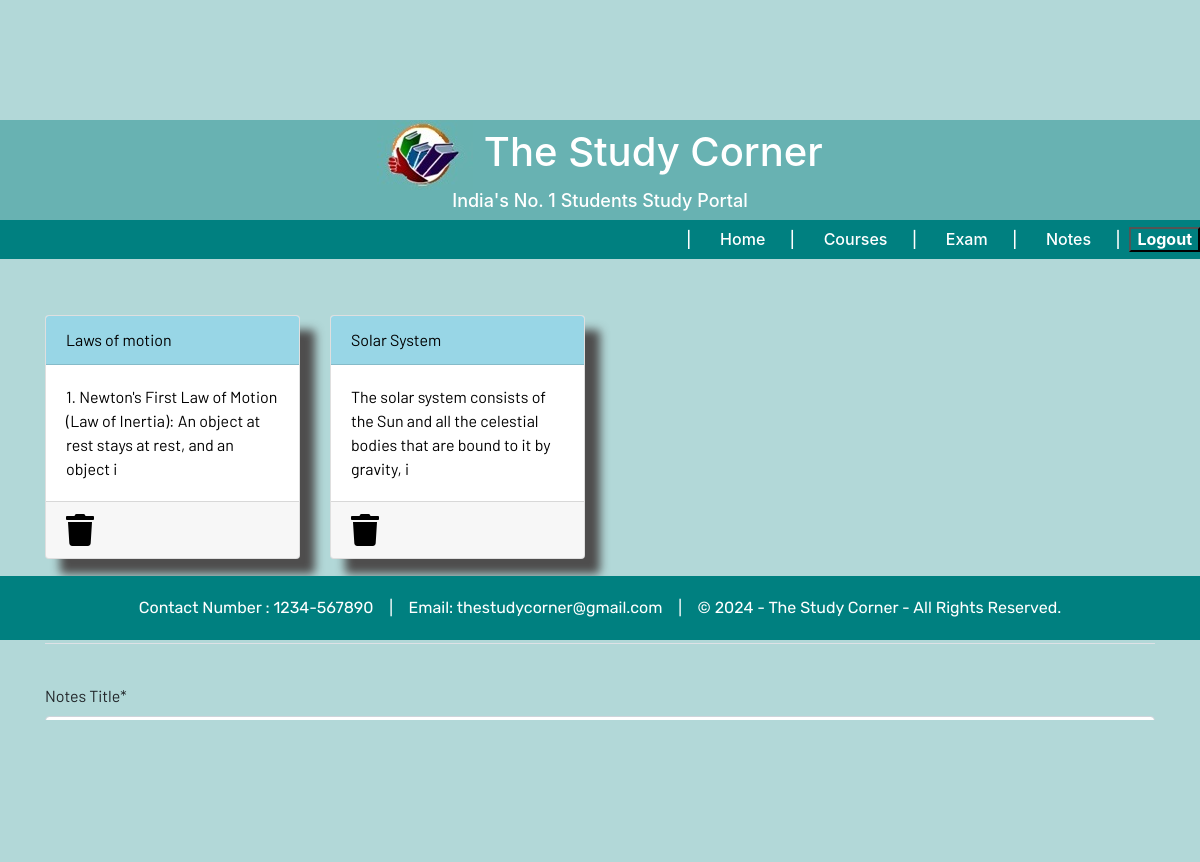
/user/admin/notes (signed in), run on the app's committed database.
### PortalApp/models.py (models this page shows, shortened)
class Notes(models.Model):
    user = models.ForeignKey(User,on_delete=models.CASCADE)
    title = models.CharField(max_length=200)
    Desc = models.TextField()
    class Meta:
        verbose_name = 'notes'
        verbose_name_plural = 'notes'

### PortalApp/views.py (the view)
# urls.py: path('admin/notes', views.notes, name='notes'),
@login_required
@user_passes_test(lambda u: u.is_staff)
def notes(request):
    if request.method == 'POST':
        form = NotesForms(request.POST)
        if form.is_valid():
            note = Notes(user=request.user,title=request.POST['title'],Desc=request.POST['Desc'])
            note.save()
        messages.success(request,f"Notes Added from { request.user.username} Successfully !")
        return redirect("notes")
    else:
        form = NotesForms()
    note = Notes.objects.filter(user=request.user)
    context = {
         'notes' : note,
         'form' : form
    }
    return render(request,"notes.html",context=context)

### PortalApp/forms.py
class NotesForms(forms.ModelForm):
    class Meta:
        model = Notes
        fields = ['title','Desc']
        labels = {
            'title' :   'Notes Title',
            'Desc'  :   'Notes Description'
        }

### templates/notes.html (shortened to what this page needs)
{% extends 'base.html' %}
{% load static %}
{% load crispy_forms_tags %}
{% block content %}
{% if notes %}
<div class="container">
    <div class="row">
        {% for note in notes %}
        <div class="col-md-3">
            <a href="{% url 'detail_notes' note.id %}">
                <div class="card">
                    <div class="card-header">{{ note.title }}</div>
                    <div class="card-body">{{ note.Desc|slice:"0:100" }}</div>
                    {% if user.is_staff %}
                    <div class="card-footer mt-auto">
                        <a href="{% url 'delete_notes' note.id %}">
                            <i class="fa fa-trash fa-2x"></i>
                        </a>
                    </div>
                    {% endif %}
                </div>
            </a>
        </div>
        {% endfor %}
        <br><br>
    </div>
</div>
{% else %}
<p>no notes uploaded </p>
{% endif %}
<br><br>
{% if user.is_staff %}
<div class="container">
    <form method="POST">
        <fieldset class="form-group">
            <legend class="border-bottom mb-4">Create Notes</legend>
        </fieldset>
        {{ form|crispy }}
    </form>
</div>
{% endif %}
{% endblock content %}

### static/css/main.css (style rules this page uses)
html { scroll-behavior: smooth; height: 100%; width: 100%; }
.card { box-shadow: 15px 15px 10px rgb(78, 77, 77); }
a { text-decoration: none !important; color: black; }
.card-header { color: black !important; background: rgb(152, 214, 230) !important; transition: 0.3s ease-in; }
html, body { max-width: 100%; overflow-x: hidden; height: 100%; width: 100%; padding-top: 60px; padding-bottom: 80px; overflow-y: scroll; }
body { background-color: #b2d8d8; overflow-x: auto; background-repeat: no-repeat; }
.card-header { background-color: rgb(133, 204, 231); }
.col-md-3 .card { width: 100%; height: 100%; }
.fa { color: black; }

### data on the page
Notes: title "Laws of motion", Desc "1. Newton's First Law of Motion (Law of Inertia): An object at rest stays at rest, and an object i"
Notes: title "Solar System", Desc "The solar system consists of the Sun and all the celestial bodies that are bound to it by gravity, i"
